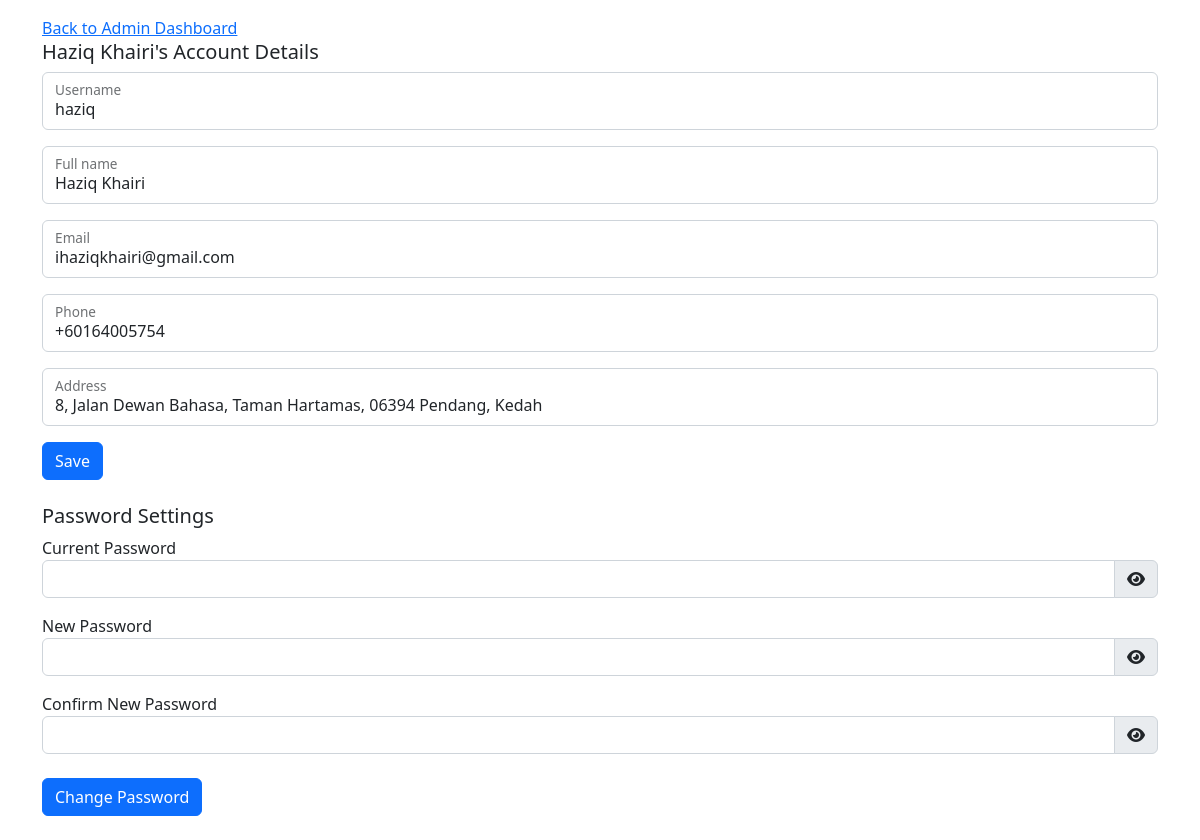
/php/user_edit_detail.php (signed in), run on an earlier commit of the app's database.
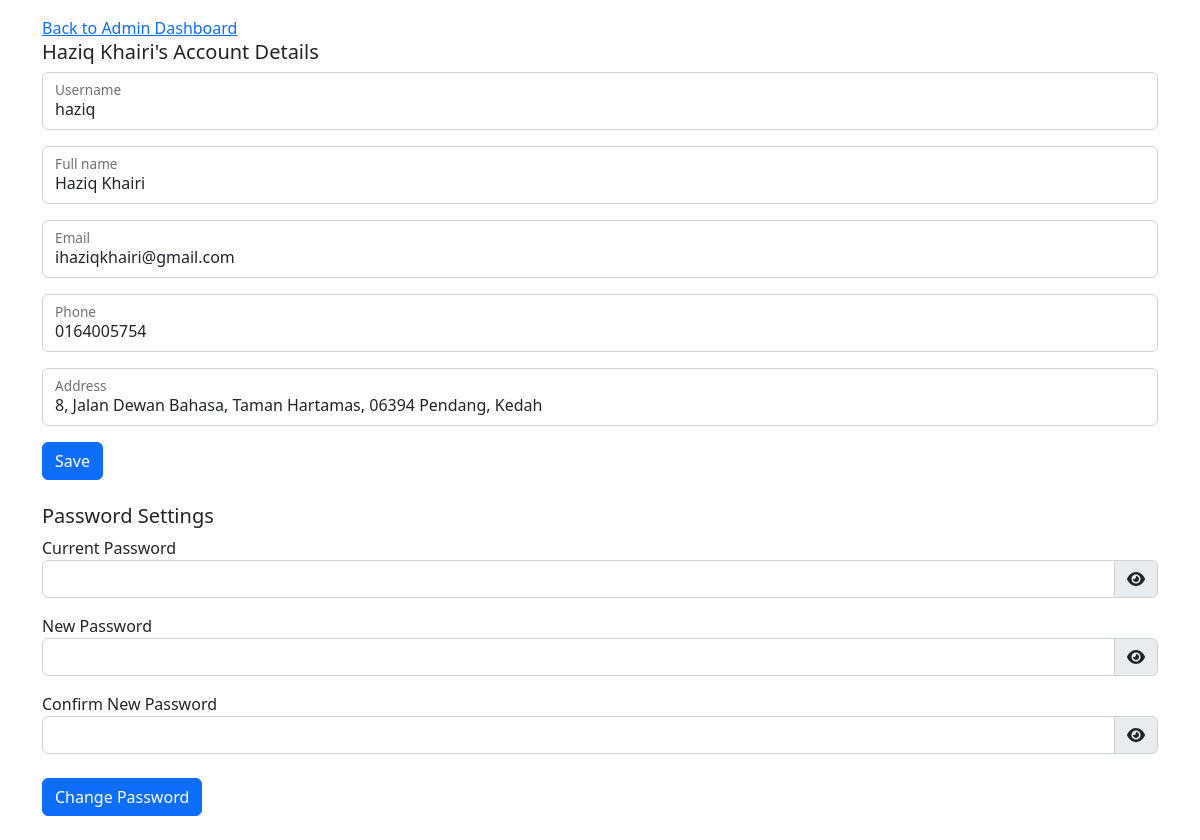
And on a later commit of the database.
### tables this page shows
CREATE TABLE `user` (
  `user_id` int(11) NOT NULL,
  `user_username` varchar(50) NOT NULL,
  `user_password` varchar(100) NOT NULL,
  `user_name` varchar(100) NOT NULL,
  `user_email` varchar(100) NOT NULL,
  `user_phone` varchar(20) NOT NULL,
  `user_address` varchar(100) NOT NULL,
  `user_level` int(11) NOT NULL
);

### php/user_edit_detail.php (the view, shortened to what this page needs)
<!DOCTYPE html>
<html lang="en">
<head>
    <link rel="stylesheet" href="style.css" />
    <link rel="stylesheet" href="../js/script.js" />
    <link href="https://cdn.jsdelivr.net/npm/bootstrap@5.2.2/dist/css/bootstrap.min.css" rel="stylesheet">
    <link rel="stylesheet" href="https://cdnjs.cloudflare.com/ajax/libs/font-awesome/6.2.0/css/all.min.css" />
</head>
<body>
    <?php
    if (isset($_SESSION['user_id']) && ($_SESSION['user_level'] == 3 || $_SESSION['user_level'] == 2 || $_SESSION['user_level'] == 1)) {
        include_once 'dbcon.php';
        $query = "SELECT * FROM user WHERE user_id=?";
        $stmt = $con->prepare($query);
        $stmt->bind_param("i", $_SESSION['user_id']);
        $stmt->execute();
        $result = $stmt->get_result();
        $r = $result->fetch_assoc();
    } else {
        header("Location: user_login.php");
    }
    ?>
    <div class="container my-3">
        <?php
        if ($r['user_level'] == 1) {
            echo '<a href="admin/admin.php" class="link-primary">Back to Admin Dashboard</a>';
        } else if ($r['user_level'] == 2) {
            echo '<a href="auditor/auditor.php" class="link-primary">Back to Auditor Dashboard</a>';
        } else if ($r['user_level'] == 3) {
            echo '<a href="donator/donator.php" class="link-primary">Back to User Dashboard</a>';
        }
        ?>
        <p class=" h5"><?php echo $r["user_name"]; ?>'s Account Details</p>
        <form action="user_edit_action.php" method="POST" class="row g-2">
            <div class="form-group mb-2">
                <div class="form-floating">
                    <input type="text" id="username" name="username" class="form-control" placeholder="Input username" value="<?php echo $r['user_username'] ?>">
                    <label for="username" class="form-label">Username</label>
                </div>
            </div>
            <div class="form-group mb-2">
                <div class="form-floating">
                    <input type="text" id="name" name="name" class="form-control" placeholder="Input name" value="<?php echo $r['user_name'] ?>">
                    <label for="name" class="form-label">Full name</label>
                </div>
            </div>
            <div class="form-group mb-2">
                <div class="form-floating">
                    <input type="email" id="email" name="email" class="form-control" placeholder="Input email" value="<?php echo $r['user_email'] ?>">
                    <label for="email" class="form-label">Email</label>
                </div>
            </div>
            <div class="form-group mb-2">
                <div class="form-floating">
                    <input type="text" id="phone" name="phone" class="form-control" placeholder="Input phone" value="<?php echo $r['user_phone'] ?>">
                    <label for="phone" class="form-label">Phone</label>
                </div>
            </div>
            <div class="form-group mb-2">
                <div class="form-floating">
                    <textarea id="address" name="address" class="form-control" placeholder="Input address" rows="2"><?php echo $r['user_address'] ?></textarea>
                    <label for="address" class="form-label">Address</label>
                </div>
            </div>
            <div class="form-group mb-4">
                <button type="Submit" class="btn btn-primary" value="Submit" name="edit-action-button">Save</button>
            </div>
        </form>
        <p class="h5">Password Settings</p>
        <form action="user_edit_action.php" method="POST" class="row g-2">
            <div class="form-group mb-2">
                <label for="currentPassword">Current Password</label>
                <div class="input-group">
                    <input type="password" class="form-control" id="currentPassword" name="currentPassword" data-toggle="password" required>
                    <div class="input-group-text">
                        <i class="fa fa-eye" style="cursor: pointer"></i>
                    </div>
                </div>
            </div>
            <div class="form-group mb-2">
                <label for="newPassword">New Password</label>
                <div class="input-group">
                    <input type="password" class="form-control" id="newPassword" name="newPassword" data-toggle="password" required>
                    <div class="input-group-text">
                        <i class="fa fa-eye" style="cursor: pointer"></i>
                    </div>
                </div>
            </div>
            <div class="form-group">
                <label for="confirmNewPassword">Confirm New Password</label>
                <div class="input-group">
                    <input type="password" class="form-control" id="confirmNewPassword" name="confirmNewPassword" data-toggle="password" required>
                    <div class="input-group-text">
                        <i class="fa fa-eye" style="cursor: pointer"></i>
                    </div>
                </div>
            </div>
            <div class="form-group mb-2">
                <button type="Submit" class="btn btn-primary" value="Submit" name="edit-password-button">Change Password</button>
            </div>
        </form>
    </div>
</body>
</html>

### php/style.css (style rules this page uses)
textarea { resize: none !important; }
a { text-decoration: none; }

What changed in the data, as far as the page shows it:
changed user "Haziq Khairi": phone "+60164005754" → "0164005754"
